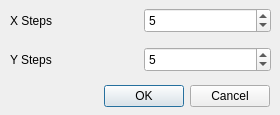
<?xml version="1.0" encoding="UTF-8"?>
<ui version="4.0">
 <class>SpanGridDialog</class>
 <widget class="QDialog" name="SpanGridDialog">
  <property name="geometry">
   <rect>
    <x>0</x>
    <y>0</y>
    <width>280</width>
    <height>115</height>
   </rect>
  </property>
  <property name="minimumSize">
   <size>
    <width>280</width>
    <height>115</height>
   </size>
  </property>
  <property name="maximumSize">
   <size>
    <width>280</width>
    <height>115</height>
   </size>
  </property>
  <property name="baseSize">
   <size>
    <width>280</width>
    <height>115</height>
   </size>
  </property>
  <property name="windowTitle">
   <string>Span Grid</string>
  </property>
  <property name="sizeGripEnabled">
   <bool>false</bool>
  </property>
  <widget class="QDialogButtonBox" name="buttonBox">
   <property name="geometry">
    <rect>
     <x>-70</x>
     <y>80</y>
     <width>340</width>
     <height>32</height>
    </rect>
   </property>
   <property name="maximumSize">
    <size>
     <width>340</width>
     <height>16777215</height>
    </size>
   </property>
   <property name="orientation">
    <enum>Qt::Horizontal</enum>
   </property>
   <property name="standardButtons">
    <set>QDialogButtonBox::Cancel|QDialogButtonBox::Ok</set>
   </property>
  </widget>
  <widget class="QWidget" name="gridLayoutWidget">
   <property name="geometry">
    <rect>
     <x>10</x>
     <y>0</y>
     <width>261</width>
     <height>81</height>
    </rect>
   </property>
   <layout class="QGridLayout" name="gridLayout">
    <item row="1" column="0">
     <widget class="QLabel" name="label_2">
      <property name="text">
       <string>Y Steps</string>
      </property>
     </widget>
    </item>
    <item row="0" column="0">
     <widget class="QLabel" name="label">
      <property name="text">
       <string>X Steps</string>
      </property>
     </widget>
    </item>
    <item row="0" column="1">
     <widget class="QSpinBox" name="x_spin">
      <property name="minimumSize">
       <size>
        <width>0</width>
        <height>25</height>
       </size>
      </property>
      <property name="minimum">
       <number>1</number>
      </property>
      <property name="maximum">
       <number>100000</number>
      </property>
      <property name="value">
       <number>5</number>
      </property>
     </widget>
    </item>
    <item row="1" column="1">
     <widget class="QSpinBox" name="y_spin">
      <property name="minimumSize">
       <size>
        <width>0</width>
        <height>25</height>
       </size>
      </property>
      <property name="minimum">
       <number>1</number>
      </property>
      <property name="maximum">
       <number>100000</number>
      </property>
      <property name="value">
       <number>5</number>
      </property>
     </widget>
    </item>
   </layout>
  </widget>
 </widget>
 <resources/>
 <connections>
  <connection>
   <sender>buttonBox</sender>
   <signal>accepted()</signal>
   <receiver>SpanGridDialog</receiver>
   <slot>accept()</slot>
   <hints>
    <hint type="sourcelabel">
     <x>248</x>
     <y>254</y>
    </hint>
    <hint type="destinationlabel">
     <x>157</x>
     <y>274</y>
    </hint>
   </hints>
  </connection>
  <connection>
   <sender>buttonBox</sender>
   <signal>rejected()</signal>
   <receiver>SpanGridDialog</receiver>
   <slot>reject()</slot>
   <hints>
    <hint type="sourcelabel">
     <x>316</x>
     <y>260</y>
    </hint>
    <hint type="destinationlabel">
     <x>286</x>
     <y>274</y>
    </hint>
   </hints>
  </connection>
 </connections>
</ui>
